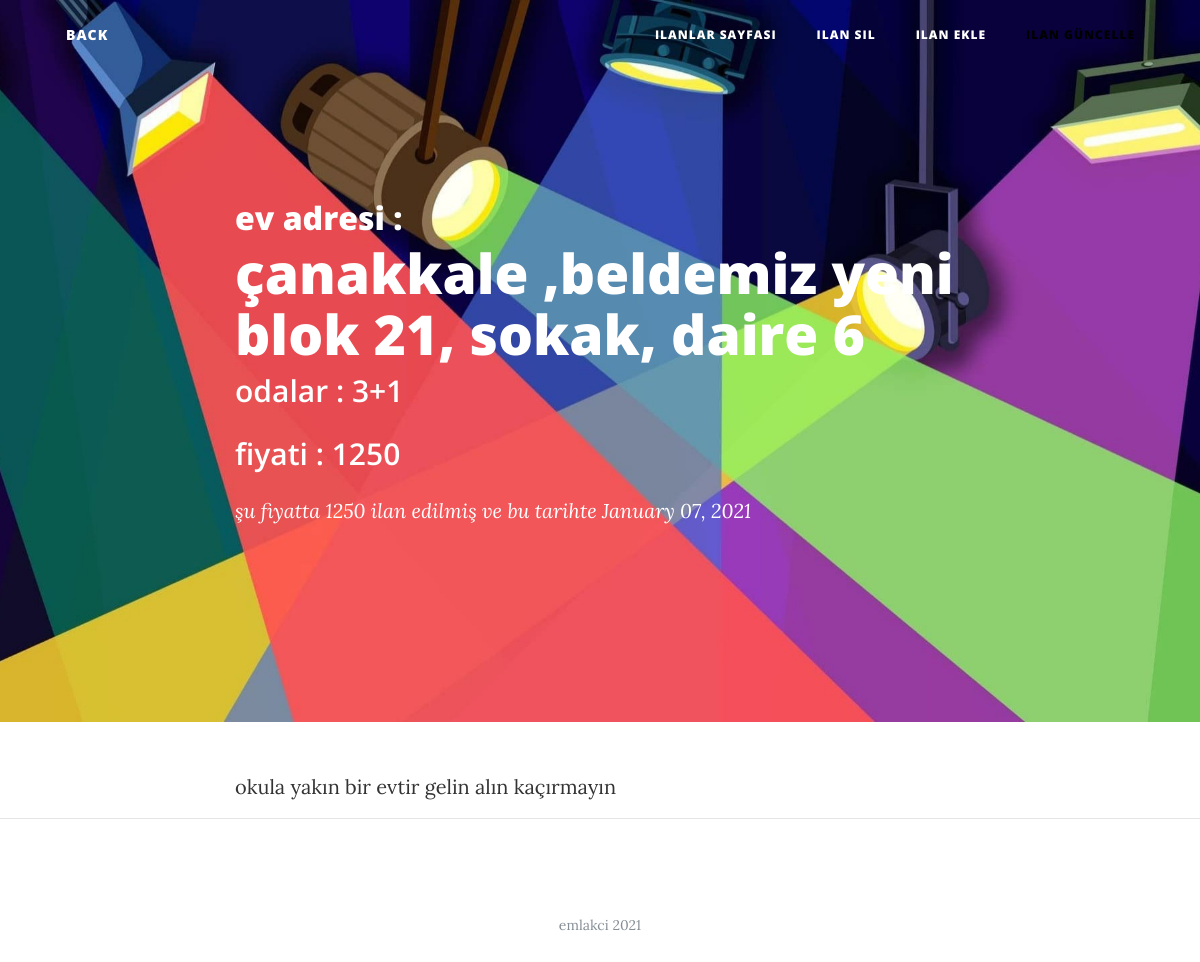
/post/4 (signed in), run on the app's committed database.
### app.py (models this page shows)
class Blogpost(db.Model):
    id = db.Column(db.Integer, primary_key=True)
    ev_adresi = db.Column(db.String(50))
    oda_sayisi = db.Column(db.String(50))
    fiyat = db.Column(db.String(20))
    date_posted = db.Column(db.DateTime)
    aciklama = db.Column(db.Text)

### app.py (the view)
@app.route('/post/<int:post_id>')
@login_required
def post(post_id):
    post = Blogpost.query.filter_by(id=post_id).one()
    return render_template('post.html', post=post)

### app.py (called while the page is built)
@login_manager.user_loader
def load_user(user_id):
    return User.query.get(int(user_id))

### templates/post.html (shortened to what this page needs)
<!DOCTYPE html>
<html lang="en">
<head>
    <link href="{{ url_for('static', filename='bootstrap.min.css') }}" rel="stylesheet">
    <link href="{{ url_for('static', filename='font-awesome.min.css') }}" rel="stylesheet" type="text/css">
    <link href="{{ url_for('static', filename='clean-blog.min.css') }}" rel="stylesheet">
</head>
<body>
<nav class="navbar navbar-expand-lg navbar-light fixed-top" id="mainNav">
    <div class="container">
        <a class="navbar-brand btn btn-default" href="{{ url_for('index') }}">back </a>
        <div class="collapse navbar-collapse" id="navbarResponsive">
            <ul class="navbar-nav ml-auto">
                <li class="nav-item">
                    <a class="nav-link" href="{{ url_for('indexAdmin') }}">ilanlar sayfası</a>
                </li>
                <li class="nav-item">
                    <a class="nav-link" href="{{ url_for('delete') }}">ilan sil</a>
                </li>
                <li class="nav-item">
                    <a class="nav-link" href="{{ url_for('add') }}">ilan ekle</a>
                </li>
                <li class="nav-item">
                    <a class="nav-link" style="color:black" href="{{ url_for('update') }}">ilan güncelle</a>
                </li>
            </ul>
        </div>
    </div>
</nav>
<header class="masthead" style="background-image: url('{{ url_for('static', filename='ilan.jpg') }}')">
    <div class="container">
        <div class="row">
            <div class="col-lg-8 col-md-10 mx-auto">
                <div class="post-heading">
                    <h2>ev adresi :</h2>
                    <h1> {{ post.ev_adresi }}</h1>
                    <h2 class="subheading">odalar : {{ post.oda_sayisi }}</h2>
                    <h3 class="subheading">fiyati : {{ post.fiyat }}</h3>
                    <span class="meta"> şu fiyatta
                {{ post.fiyat }}
                ilan edilmiş ve bu tarihte {{ post.date_posted.strftime('%B %d, %Y') }}</span>
                </div>
            </div>
        </div>
    </div>
</header>
<article>
    <div class="container">
        <div class="row">
            <div class="col-lg-8 col-md-10 mx-auto">
                {{ post.aciklama |safe }}
            </div>
        </div>
    </div>
</article>
<hr>
<footer>
    <div class="container">
        <div class="row">
            <div class="col-lg-8 col-md-10 mx-auto">
                <p class="copyright text-muted">emlakci 2021 </p>
            </div>
        </div>
    </div>
</footer>
</body>
</html>

### data on the page
Blogpost: ev_adresi "çanakkale ,beldemiz yeni blok 21, sokak, daire 6", oda_sayisi "3+1", fiyat "1250", date_posted "January 07, 2021", aciklama "okula yakın bir evtir gelin alın kaçırmayın"
